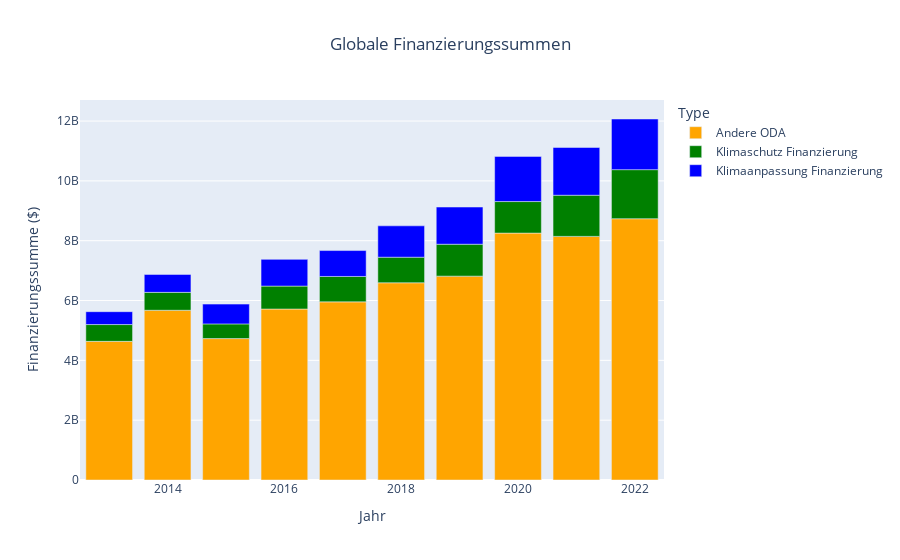

Notebook source saved alongside this figure:
### Code cell
split_df = pd.read_csv('../upload_data/split_globe.csv')


fig = px.bar(split_df, x='Year', y='Amount', color='Type',
            title='Globale Finanzierungssummen',
            labels={'Amount': 'Finanzierungssumme ($)', 'Year': 'Jahr'},
            category_orders={'Type': ['Andere ODA','Klimaschutz Finanzierung', 'Klimaanpassung Finanzierung']},
            color_discrete_map={'Andere ODA': 'orange', 'Klimaschutz Finanzierung': 'green', 'Klimaanpassung Finanzierung': 'blue'}
            )# This ensures consistent color ordering

fig.update_layout(title_x=0.5)

fig.show()

### Figure 1 — Plotly figure (JSON) as saved in the notebook; plotly's stock layout.template omitted (floating-point values rounded to 4 significant figures)
{"data": [{"alignmentgroup": "True", "hovertemplate": "Type=Andere ODA<br>Jahr=%{x}<br>Finanzierungssumme ($)=%{y}<extra></extra>", "legendgroup": "Andere ODA", "marker": {"color": "orange", "pattern": {"shape": ""}}, "name": "Andere ODA", "offsetgroup": "Andere ODA", "orientation": "v", "showlegend": true, "textposition": "auto", "type": "bar", "x": [2013, 2014, 2015, 2016, 2017, 2018, 2019, 2020, 2021, 2022], "xaxis": "x", "y": [4635000000.0, 5675000000.0, 4727000000.0, 5716000000.0, 5955000000.0, 6593000000.0, 6815348100, 8255000000.0, 8144000000.0, 8734000000.0], "yaxis": "y"}, {"alignmentgroup": "True", "hovertemplate": "Type=Klimaschutz Finanzierung<br>Jahr=%{x}<br>Finanzierungssumme ($)=%{y}<extra></extra>", "legendgroup": "Klimaschutz Finanzierung", "marker": {"color": "green", "pattern": {"shape": ""}}, "name": "Klimaschutz Finanzierung", "offsetgroup": "Klimaschutz Finanzierung", "orientation": "v", "showlegend": true, "textposition": "auto", "type": "bar", "x": [2013, 2014, 2015, 2016, 2017, 2018, 2019, 2020, 2021, 2022], "xaxis": "x", "y": [561335063, 597500000.0, 491400000.0, 767400000.0, 849400000.0, 855800231, 1067000000.0, 1054000000.0, 1376000000.0, 1641000000.0], "yaxis": "y"}, {"alignmentgroup": "True", "hovertemplate": "Type=Klimaanpassung Finanzierung<br>Jahr=%{x}<br>Finanzierungssumme ($)=%{y}<extra></extra>", "legendgroup": "Klimaanpassung Finanzierung", "marker": {"color": "blue", "pattern": {"shape": ""}}, "name": "Klimaanpassung Finanzierung", "offsetgroup": "Klimaanpassung Finanzierung", "orientation": "v", "showlegend": true, "textposition": "auto", "type": "bar", "x": [2013, 2014, 2015, 2016, 2017, 2018, 2019, 2020, 2021, 2022], "xaxis": "x", "y": [430800000.0, 599863973, 661400000.0, 893300000.0, 865653914, 1048000000.0, 1243000000.0, 1510000000.0, 1596187821, 1693000000.0], "yaxis": "y"}], "layout": {"barmode": "relative", "legend": {"title": {"text": "Type"}, "tracegroupgap": 0}, "title": {"text": "Globale Finanzierungssummen", "x": 0.5}, "xaxis": {"anchor": "y", "domain": [0, 1], "title": {"text": "Jahr"}}, "yaxis": {"anchor": "x", "domain": [0, 1], "title": {"text": "Finanzierungssumme ($)"}}}}
